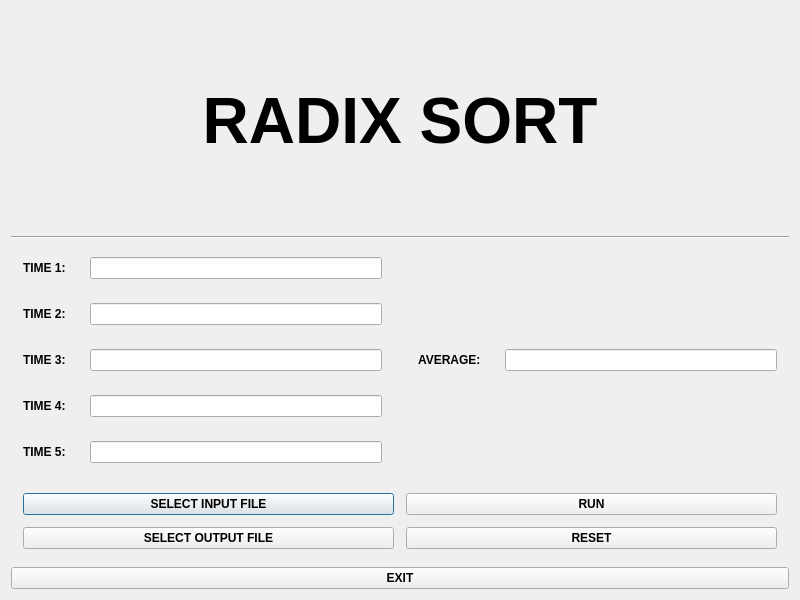
<?xml version="1.0" encoding="UTF-8"?>
<ui version="4.0">
 <class>RadixSortWindow</class>
 <widget class="QDialog" name="RadixSortWindow">
  <property name="geometry">
   <rect>
    <x>0</x>
    <y>0</y>
    <width>800</width>
    <height>600</height>
   </rect>
  </property>
  <property name="minimumSize">
   <size>
    <width>800</width>
    <height>600</height>
   </size>
  </property>
  <property name="windowTitle">
   <string>Radix Sort</string>
  </property>
  <layout class="QVBoxLayout" name="verticalLayout">
   <item>
    <widget class="QLabel" name="titleLabel">
     <property name="sizePolicy">
      <sizepolicy hsizetype="Preferred" vsizetype="Preferred">
       <horstretch>0</horstretch>
       <verstretch>0</verstretch>
      </sizepolicy>
     </property>
     <property name="minimumSize">
      <size>
       <width>0</width>
       <height>0</height>
      </size>
     </property>
     <property name="font">
      <font>
       <pointsize>48</pointsize>
       <bold>true</bold>
      </font>
     </property>
     <property name="text">
      <string>RADIX SORT</string>
     </property>
     <property name="alignment">
      <set>Qt::AlignCenter</set>
     </property>
    </widget>
   </item>
   <item>
    <widget class="Line" name="line">
     <property name="orientation">
      <enum>Qt::Horizontal</enum>
     </property>
    </widget>
   </item>
   <item>
    <layout class="QHBoxLayout" name="timesAndAverageLayout">
     <property name="spacing">
      <number>12</number>
     </property>
     <item>
      <layout class="QFormLayout" name="timesLayout">
       <property name="formAlignment">
        <set>Qt::AlignLeading|Qt::AlignLeft|Qt::AlignVCenter</set>
       </property>
       <property name="horizontalSpacing">
        <number>24</number>
       </property>
       <property name="verticalSpacing">
        <number>24</number>
       </property>
       <property name="leftMargin">
        <number>12</number>
       </property>
       <property name="topMargin">
        <number>12</number>
       </property>
       <property name="rightMargin">
        <number>12</number>
       </property>
       <property name="bottomMargin">
        <number>12</number>
       </property>
       <item row="0" column="0">
        <widget class="QLabel" name="t1Label">
         <property name="font">
          <font>
           <bold>true</bold>
          </font>
         </property>
         <property name="text">
          <string>TIME 1:</string>
         </property>
        </widget>
       </item>
       <item row="0" column="1">
        <widget class="QLineEdit" name="t1LineEdit">
         <property name="focusPolicy">
          <enum>Qt::NoFocus</enum>
         </property>
         <property name="readOnly">
          <bool>true</bool>
         </property>
        </widget>
       </item>
       <item row="1" column="0">
        <widget class="QLabel" name="t2Label">
         <property name="font">
          <font>
           <bold>true</bold>
          </font>
         </property>
         <property name="text">
          <string>TIME 2:</string>
         </property>
        </widget>
       </item>
       <item row="1" column="1">
        <widget class="QLineEdit" name="t2LineEdit">
         <property name="focusPolicy">
          <enum>Qt::NoFocus</enum>
         </property>
         <property name="readOnly">
          <bool>true</bool>
         </property>
        </widget>
       </item>
       <item row="2" column="0">
        <widget class="QLabel" name="t3Label">
         <property name="font">
          <font>
           <bold>true</bold>
          </font>
         </property>
         <property name="text">
          <string>TIME 3:</string>
         </property>
        </widget>
       </item>
       <item row="2" column="1">
        <widget class="QLineEdit" name="t3LineEdit">
         <property name="focusPolicy">
          <enum>Qt::NoFocus</enum>
         </property>
         <property name="readOnly">
          <bool>true</bool>
         </property>
        </widget>
       </item>
       <item row="3" column="0">
        <widget class="QLabel" name="t4Label">
         <property name="font">
          <font>
           <bold>true</bold>
          </font>
         </property>
         <property name="text">
          <string>TIME 4:</string>
         </property>
        </widget>
       </item>
       <item row="3" column="1">
        <widget class="QLineEdit" name="t4LineEdit">
         <property name="focusPolicy">
          <enum>Qt::NoFocus</enum>
         </property>
         <property name="readOnly">
          <bool>true</bool>
         </property>
        </widget>
       </item>
       <item row="4" column="0">
        <widget class="QLabel" name="t5Label">
         <property name="font">
          <font>
           <bold>true</bold>
          </font>
         </property>
         <property name="text">
          <string>TIME 5:</string>
         </property>
        </widget>
       </item>
       <item row="4" column="1">
        <widget class="QLineEdit" name="t5LineEdit">
         <property name="focusPolicy">
          <enum>Qt::NoFocus</enum>
         </property>
         <property name="readOnly">
          <bool>true</bool>
         </property>
        </widget>
       </item>
      </layout>
     </item>
     <item>
      <layout class="QFormLayout" name="averageLayout">
       <property name="formAlignment">
        <set>Qt::AlignLeading|Qt::AlignLeft|Qt::AlignVCenter</set>
       </property>
       <property name="horizontalSpacing">
        <number>24</number>
       </property>
       <property name="verticalSpacing">
        <number>24</number>
       </property>
       <property name="leftMargin">
        <number>12</number>
       </property>
       <property name="topMargin">
        <number>12</number>
       </property>
       <property name="rightMargin">
        <number>12</number>
       </property>
       <property name="bottomMargin">
        <number>12</number>
       </property>
       <item row="0" column="0">
        <widget class="QLabel" name="averageLabel">
         <property name="font">
          <font>
           <bold>true</bold>
          </font>
         </property>
         <property name="text">
          <string>AVERAGE:</string>
         </property>
        </widget>
       </item>
       <item row="0" column="1">
        <widget class="QLineEdit" name="averageLineEdit">
         <property name="focusPolicy">
          <enum>Qt::NoFocus</enum>
         </property>
         <property name="readOnly">
          <bool>true</bool>
         </property>
        </widget>
       </item>
      </layout>
     </item>
    </layout>
   </item>
   <item>
    <layout class="QHBoxLayout" name="buttonsLayout">
     <property name="spacing">
      <number>12</number>
     </property>
     <property name="leftMargin">
      <number>12</number>
     </property>
     <property name="topMargin">
      <number>12</number>
     </property>
     <property name="rightMargin">
      <number>12</number>
     </property>
     <property name="bottomMargin">
      <number>12</number>
     </property>
     <item>
      <layout class="QVBoxLayout" name="IOButtonsLayout">
       <property name="spacing">
        <number>12</number>
       </property>
       <item>
        <widget class="QPushButton" name="selectInputFileBtn">
         <property name="font">
          <font>
           <bold>true</bold>
          </font>
         </property>
         <property name="text">
          <string>SELECT INPUT FILE</string>
         </property>
        </widget>
       </item>
       <item>
        <widget class="QPushButton" name="selectOutputFileBtn">
         <property name="font">
          <font>
           <bold>true</bold>
          </font>
         </property>
         <property name="text">
          <string>SELECT OUTPUT FILE</string>
         </property>
        </widget>
       </item>
      </layout>
     </item>
     <item>
      <layout class="QVBoxLayout" name="programFlowButtonsLayout">
       <property name="spacing">
        <number>12</number>
       </property>
       <item>
        <widget class="QPushButton" name="startBtn">
         <property name="font">
          <font>
           <bold>true</bold>
          </font>
         </property>
         <property name="text">
          <string>RUN</string>
         </property>
        </widget>
       </item>
       <item>
        <widget class="QPushButton" name="resetBtn">
         <property name="font">
          <font>
           <bold>true</bold>
          </font>
         </property>
         <property name="text">
          <string>RESET</string>
         </property>
        </widget>
       </item>
      </layout>
     </item>
    </layout>
   </item>
   <item>
    <widget class="QPushButton" name="exitBtn">
     <property name="font">
      <font>
       <bold>true</bold>
      </font>
     </property>
     <property name="text">
      <string>EXIT</string>
     </property>
    </widget>
   </item>
  </layout>
 </widget>
 <resources/>
 <connections/>
</ui>
